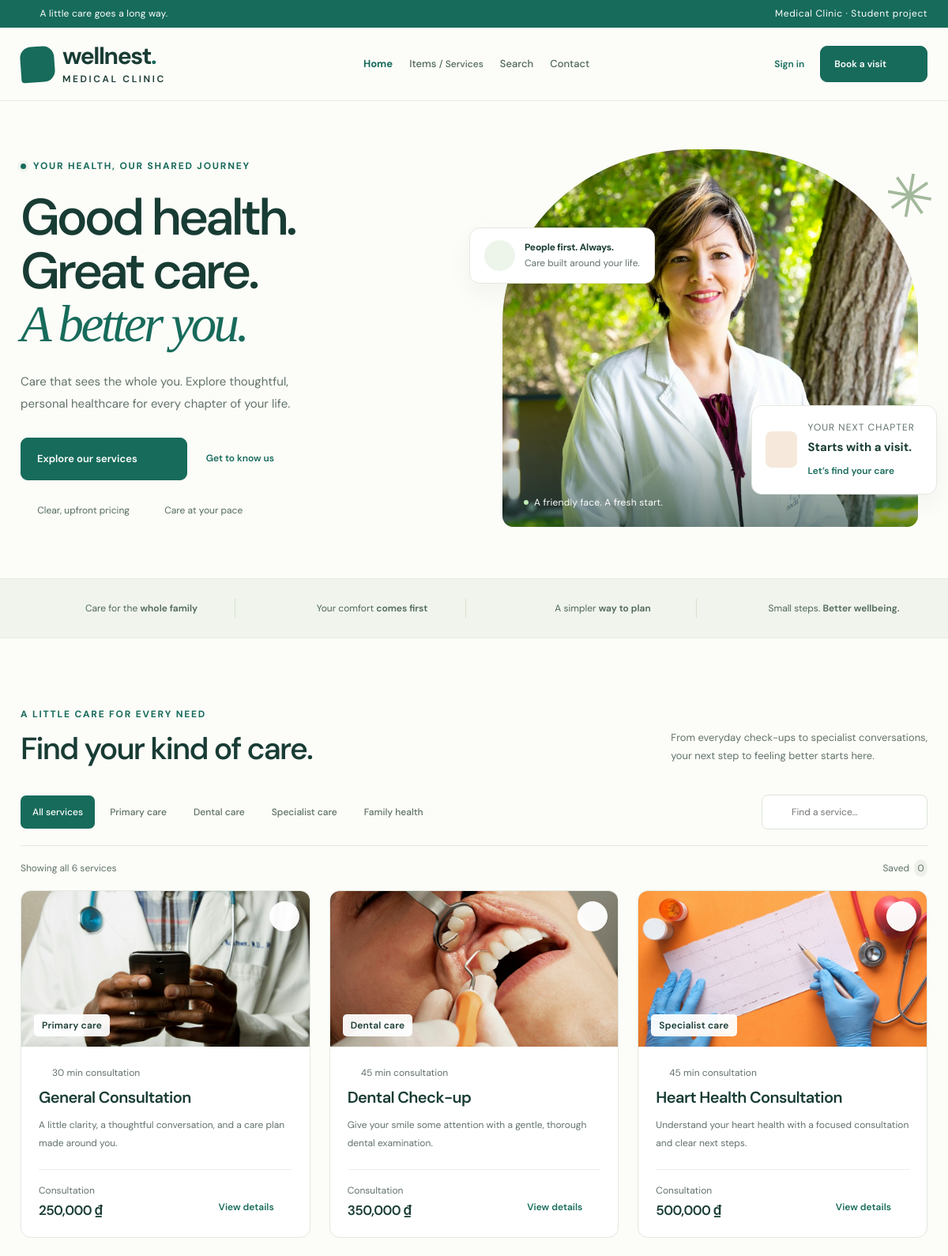
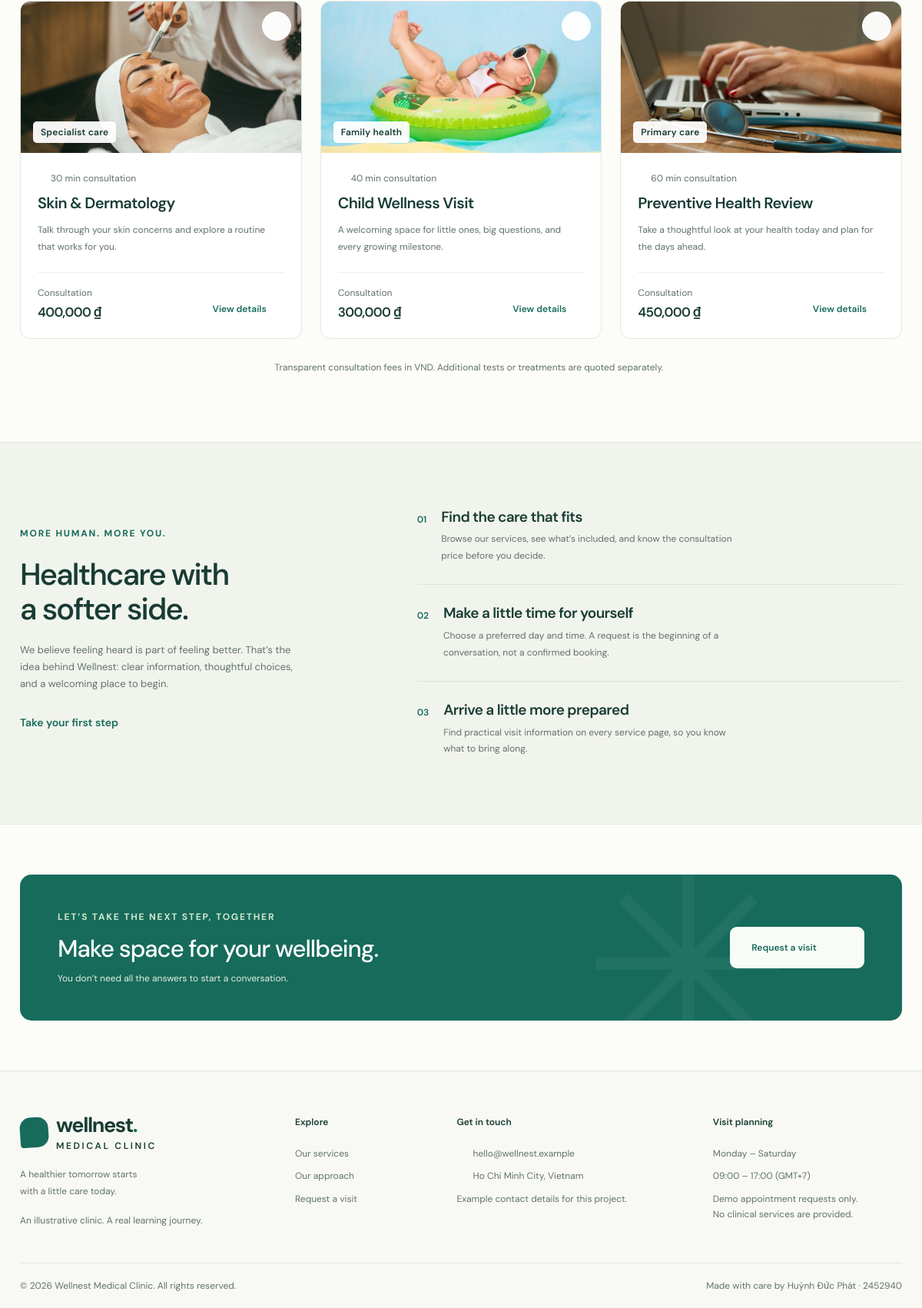
The page / on the database its author committed (2 pictures, top to bottom).
### tables this page shows
CREATE TABLE IF NOT EXISTS services (
 id INT UNSIGNED AUTO_INCREMENT PRIMARY KEY,
 category_id INT UNSIGNED NOT NULL,
 name VARCHAR(100) NOT NULL,
 price INT UNSIGNED NOT NULL,
 duration SMALLINT UNSIGNED NOT NULL,
 image VARCHAR(100) NOT NULL,
 alt VARCHAR(240) NOT NULL,
 tag VARCHAR(80) NOT NULL,
 summary VARCHAR(240) NOT NULL,
 description TEXT NOT NULL,
 includes_json TEXT NOT NULL,
 prepare TEXT NOT NULL,
 is_active TINYINT(1) NOT NULL DEFAULT 1,
 version INT UNSIGNED NOT NULL DEFAULT 1,
 created_at TIMESTAMP NOT NULL DEFAULT CURRENT_TIMESTAMP,
 updated_at TIMESTAMP NOT NULL DEFAULT CURRENT_TIMESTAMP ON UPDATE CURRENT_TIMESTAMP,
 CONSTRAINT fk_services_category FOREIGN KEY(category_id) REFERENCES categories(id) ON DELETE RESTRICT,
 CONSTRAINT ck_service_price CHECK(price BETWEEN 1 AND 99999999),
 CONSTRAINT ck_service_duration CHECK(duration BETWEEN 5 AND 240),
 CONSTRAINT ck_service_active CHECK(is_active IN(0,1)),
 INDEX idx_service_active(is_active,category_id)
);

CREATE TABLE IF NOT EXISTS categories (
 id INT UNSIGNED AUTO_INCREMENT PRIMARY KEY,
 name VARCHAR(60) NOT NULL UNIQUE,
 description VARCHAR(240) NOT NULL
);

### app/database.php (called while the page is built, shortened)
<?php
function db(): PDO {
    static $connection;
    if ($connection instanceof PDO) return $connection;
    $config = require dirname(__DIR__) . '/config/database.php';
    $dsn = $config['socket'] ? 'mysql:unix_socket=' . $config['socket'] : 'mysql:host=' . $config['host'] . ';port=' . $config['port'];
    $connection = new PDO($dsn . ';dbname=' . $config['name'] . ';charset=utf8mb4', $config['user'], $config['password'], [PDO::ATTR_ERRMODE => PDO::ERRMODE_EXCEPTION, PDO::ATTR_DEFAULT_FETCH_MODE => PDO::FETCH_ASSOC, PDO::ATTR_EMULATE_PREPARES => false]);
    $connection->exec("SET time_zone = '+07:00'");
    return $connection;
}
function query(string $sql, array $parameters = []): PDOStatement {
    $statement = db()->prepare($sql); $statement->execute($parameters); return $statement;
}
function categories(): array { return query('SELECT * FROM categories ORDER BY id')->fetchAll(); }
function services(bool $includeInactive = false): array {
    return query('SELECT s.*, c.name AS category FROM services s JOIN categories c ON c.id=s.category_id' . ($includeInactive ? '' : ' WHERE s.is_active=1') . ' ORDER BY s.id')->fetchAll();
}

### components/service_card.php (the view)
<div class="col-12 col-md-6 col-lg-4 service-column" data-service-card data-category="<?= e($service['category']) ?>" data-search="<?= e(mb_strtolower($service['name'] . ' ' . $service['category'] . ' ' . $service['summary'])) ?>">
    <article class="card service-card h-100">
        <div class="card-image-wrap"><a href="<?= e(base_url('pages/item_details.php?id=' . $service['id'])) ?>" tabindex="-1" aria-hidden="true"><img src="<?= e(base_url('public/images/' . $service['image'])) ?>" class="card-img-top" alt="<?= e($service['alt']) ?>" loading="lazy" width="900" height="600"></a><span class="category-label"><?= e($service['category']) ?></span><button class="save-button" type="button" data-save-service="<?= e($service['id']) ?>" data-service-name="<?= e($service['name']) ?>" aria-label="Save <?= e($service['name']) ?>" aria-pressed="false"><?= icon('heart') ?></button></div>
        <div class="card-body"><div class="service-duration"><?= icon('clock') ?> <?= e($service['duration']) ?> min consultation</div><h3 class="card-title"><a href="<?= e(base_url('pages/item_details.php?id=' . $service['id'])) ?>"><?= e($service['name']) ?></a></h3><p class="card-text"><?= e($service['summary']) ?></p><div class="card-bottom"><div><span class="price-label">Consultation</span><strong class="service-price"><?= money((int) $service['price']) ?></strong></div><a class="details-link" href="<?= e(base_url('pages/item_details.php?id=' . $service['id'])) ?>" aria-label="View details of <?= e($service['name']) ?>">View details <?= icon('arrow') ?></a></div></div>
    </article>
</div>

### app/bootstrap.php (shortened to what this page needs)
<?php
function e($value): string { return htmlspecialchars((string)$value, ENT_QUOTES | ENT_SUBSTITUTE, 'UTF-8'); }
function base_url(string $path=''): string {
    $script=str_replace('\\','/',$_SERVER['SCRIPT_NAME']??'/public/index.php');
    $base=preg_replace('~/(public|pages|auth|admin)/[^/]+$~','',$script);
    return rtrim((string)$base,'/').'/'.ltrim($path,'/');
}
function money(int $price): string { return number_format($price,0,'.',',').' ₫'; }
require_once __DIR__.'/database.php';require_once __DIR__.'/auth.php';
function icon(string $name, string $class = ''): string {
    $paths = [
        'grid' => '<rect x="3" y="3" width="7" height="7" rx="1.5"/><rect x="14" y="3" width="7" height="7" rx="1.5"/><rect x="3" y="14" width="7" height="7" rx="1.5"/><rect x="14" y="14" width="7" height="7" rx="1.5"/>',
        'menu' => '<path d="M4 6h16M4 12h16M4 18h16"/>',
        'edit' => '<path d="m16 3 5 5-12 12H4v-5L16 3Z"/><path d="m13 6 5 5"/>',
        'trash' => '<path d="M3 6h18M9 6V3h6v3M5 6l1 15h12l1-15M10 10v7M14 10v7"/>',
        'logout' => '<path d="M9 4H4v16h5M9 12h12m-4-4 4 4-4 4"/>',
        'settings' => '<circle cx="12" cy="12" r="3"/><path d="m9 3-1 3-3 1-2 3 2 2-1 3 3 2 2 4h4l2-4 3-2-1-3 2-2-2-3-3-1-1-3H9Z"/>',
        'eye' => '<path d="M2 12s4-7 10-7 10 7 10 7-4 7-10 7S2 12 2 12Z"/><circle cx="12" cy="12" r="3"/>',
        'arrow' => '<path d="M5 12h14M13 6l6 6-6 6"/>',
        'arrow-up' => '<path d="M7 17 17 7M7 7h10v10"/>',
        'search' => '<circle cx="10.8" cy="10.8" r="6.8"/><path d="m16 16 4.5 4.5"/>',
        'heart' => '<path d="M20.8 4.6a5.5 5.5 0 0 0-7.8 0L12 5.7l-1.1-1.1a5.5 5.5 0 0 0-7.8 7.8L12 21l8.8-8.6a5.5 5.5 0 0 0 0-7.8Z"/>',
        'clock' => '<circle cx="12" cy="12" r="9"/><path d="M12 7v5l3 2"/>',
        'check' => '<path d="m5 12 4 4L19 6"/>',
        'calendar' => '<rect x="3" y="5" width="18" height="16" rx="3"/><path d="M16 3v4M8 3v4M3 11h18m-13 5h2m4 0h2"/>',
        'location' => '<path d="M20 10c0 6-8 12-8 12S4 16 4 10a8 8 0 1 1 16 0Z"/><circle cx="12" cy="10" r="2.5"/>',
        'mail' => '<rect x="3" y="5" width="18" height="14" rx="2"/><path d="m3 6 9 7 9-7"/>',
        'phone' => '<path d="M7 3H4a1 1 0 0 0-1 1c0 9.4 7.6 17 17 17a1 1 0 0 0 1-1v-3l-5-2-2 2a14 14 0 0 1-7-7l2-2-2-5Z"/>',
        'shield' => '<path d="m12 3 8 4v5c0 5-8 9-8 9s-8-4-8-9V7l8-4Z"/><path d="m8 12 3 3 5-6"/>',
        'sun' => '<circle cx="12" cy="12" r="4"/><path d="M12 2v2m0 16v2M2 12h2m16 0h2M5 5l1 1m12 12 1 1M5 19l1-1M18 6l1-1"/>',
        'users' => '<circle cx="9" cy="8" r="3"/><path d="M3 21v-3a6 6 0 0 1 12 0v3M16 5a3 3 0 0 1 0 6m3 10v-3a6 6 0 0 0-3-5"/>',
        'plus' => '<path d="M12 5v14M5 12h14"/>',
        'chevron' => '<path d="m9 5 7 7-7 7"/>',
        'close' => '<path d="m6 6 12 12M6 18 18 6"/>',
    ];
    return '<svg class="icon ' . e($class) . '" viewBox="0 0 24 24" fill="none" stroke="currentColor" stroke-width="1.7" stroke-linecap="round" stroke-linejoin="round" aria-hidden="true">' . ($paths[$name] ?? $paths['plus']) . '</svg>';
}

### public/index.php (shortened to what this page needs)
<?php
require_once __DIR__ . '/../app/bootstrap.php';
$allServices = services();
require_once __DIR__ . '/../components/head.php';
require_once __DIR__ . '/../components/header.php';
?>
<main id="main-content">
    <section class="hero-section" aria-labelledby="hero-heading">
        <div class="container"><div class="row align-items-center g-5">
            <div class="col-lg-6 hero-copy"><span class="eyebrow"><span class="status-dot"></span> YOUR HEALTH, OUR SHARED JOURNEY</span><h1 id="hero-heading">Good health.<br>Great care.<br><span>A better you.</span></h1><p>Care that sees the whole you. Explore thoughtful,<br class="desktop-break"> personal healthcare for every chapter of your life.</p><div class="hero-actions"><a class="btn btn-primary btn-lg" href="#services">Explore our services <?= icon('arrow') ?></a><a class="text-link" href="#approach">Get to know us <?= icon('arrow-up') ?></a></div><div class="hero-reassurance"><span><?= icon('check') ?> Clear, upfront pricing</span><span><?= icon('check') ?> Care at your pace</span></div></div>
            <div class="col-lg-6"><div class="hero-visual"><div class="hero-photo"><img src="<?= e(base_url('public/images/hero-doctor.jpg')) ?>" alt="Smiling healthcare professional in a white coat with a stethoscope" width="1100" height="1300" fetchpriority="high"><div class="photo-caption"><span class="caption-dot"></span> A friendly face. A fresh start.</div></div><div class="hero-float float-care"><span class="float-icon"><?= icon('heart') ?></span><span><strong>People first. Always.</strong><small>Care built around your life.</small></span></div><div class="hero-float float-visit"><span class="mini-calendar"><?= icon('calendar') ?></span><div><small>YOUR NEXT CHAPTER</small><strong>Starts with a visit.</strong><a href="<?= e(base_url('pages/appointment.php')) ?>">Let’s find your care <?= icon('arrow') ?></a></div></div><span class="hero-spark" aria-hidden="true">✳</span></div></div>
        </div></div>
    </section>
    <section class="care-strip" aria-label="Our care commitments"><div class="container"><div><?= icon('users') ?><span>Care for the <strong>whole family</strong></span></div><div><?= icon('shield') ?><span>Your comfort <strong>comes first</strong></span></div><div><?= icon('calendar') ?><span>A simpler <strong>way to plan</strong></span></div><div><?= icon('heart') ?><span>Small steps. <strong>Better wellbeing.</strong></span></div></div></section>
    <section class="catalog-section section-space" id="services" aria-labelledby="services-heading"><div class="container">
        <div class="section-heading"><div><span class="eyebrow">A LITTLE CARE FOR EVERY NEED</span><h2 id="services-heading">Find your kind of care.</h2></div><p>From everyday check-ups to specialist conversations,<br class="desktop-break"> your next step to feeling better starts here.</p></div>
        <form class="catalog-toolbar" id="search" role="search"><div class="category-filters" aria-label="Filter services by category"><?php foreach (array_merge(['All services'],array_column(categories(),'name')) as $i => $category): ?><button type="button" class="filter-button <?= $i === 0 ? 'active' : '' ?>" data-filter="<?= $i === 0 ? 'all' : e($category) ?>" aria-pressed="<?= $i === 0 ? 'true' : 'false' ?>"><?= e($category) ?></button><?php endforeach; ?></div><div class="search-input-wrap"><?= icon('search') ?><label class="visually-hidden" for="service-search">Search medical services</label><input id="service-search" name="q" type="search" placeholder="Find a service…" autocomplete="off"><button type="submit" class="visually-hidden">Search services</button></div></form>
        <div class="catalog-meta"><p id="result-count" role="status" aria-live="polite">Showing all <?=count($allServices)?> services</p><button type="button" id="saved-filter" class="saved-filter" aria-pressed="false"><?= icon('heart') ?> Saved <span id="saved-count">0</span></button></div>
        <div class="row g-4" id="service-grid"><?php foreach ($allServices as $service) require __DIR__ . '/../components/service_card.php'; ?></div>
        <p class="catalog-note"><?= icon('shield') ?> Transparent consultation fees in VND. Additional tests or treatments are quoted separately.</p>
    </div></section>
    <section class="approach-section section-space" id="approach" aria-labelledby="approach-heading"><div class="container"><div class="row g-5 align-items-center"><div class="col-lg-5"><span class="eyebrow">MORE HUMAN. MORE YOU.</span><h2 id="approach-heading">Healthcare with<br>a softer side.</h2><p>We believe feeling heard is part of feeling better. That’s the idea behind Wellnest: clear information, thoughtful choices, and a welcoming place to begin.</p><a class="text-link" href="<?= e(base_url('pages/appointment.php')) ?>">Take your first step <?= icon('arrow') ?></a></div><div class="col-lg-7"><div class="approach-list"><article><span class="step-number">01</span><div><h3>Find the care that fits</h3><p>Browse our services, see what’s included, and know the consultation price before you decide.</p></div><?= icon('search') ?></article><article><span class="step-number">02</span><div><h3>Make a little time for yourself</h3><p>Choose a preferred day and time. A request is the beginning of a conversation, not a confirmed booking.</p></div><?= icon('calendar') ?></article><article><span class="step-number">03</span><div><h3>Arrive a little more prepared</h3><p>Find practical visit information on every service page, so you know what to bring along.</p></div><?= icon('heart') ?></article></div></div></div></div></section>
    <section class="visit-section"><div class="container"><div class="visit-banner"><div><span class="eyebrow">LET’S TAKE THE NEXT STEP, TOGETHER</span><h2>Make space for your wellbeing.</h2><p>You don’t need all the answers to start a conversation.</p></div><a class="btn btn-light btn-lg" href="<?= e(base_url('pages/appointment.php')) ?>">Request a visit <?= icon('arrow-up') ?></a><span class="banner-flower" aria-hidden="true">✳</span></div></div></section>
</main>
<?php require_once __DIR__ . '/../components/footer.php'; ?>

### rows shown on the page
services: image (picture), category.name "Primary care", duration "30", name "General Consultation", summary "A little clarity, a thoughtful conversation, and a care plan made around you.", price "250,000 ₫"
services: image (picture), category.name "Dental care", duration "45", name "Dental Check-up", summary "Give your smile some attention with a gentle, thorough dental examination.", price "350,000 ₫"
services: image (picture), category.name "Specialist care", duration "45", name "Heart Health Consultation", summary "Understand your heart health with a focused consultation and clear next steps.", price "500,000 ₫"
services: image (picture), category.name "Specialist care", duration "30", name "Skin & Dermatology", summary "Talk through your skin concerns and explore a routine that works for you.", price "400,000 ₫"
services: image (picture), category.name "Family health", duration "40", name "Child Wellness Visit", summary "A welcoming space for little ones, big questions, and every growing milestone.", price "300,000 ₫"
services: image (picture), category.name "Primary care", duration "60", name "Preventive Health Review", summary "Take a thoughtful look at your health today and plan for the days ahead.", price "450,000 ₫"

### other values the page prints
$category "All services"
$category "Primary care"
$category "Dental care"
$category "Specialist care"
$category "Family health"
